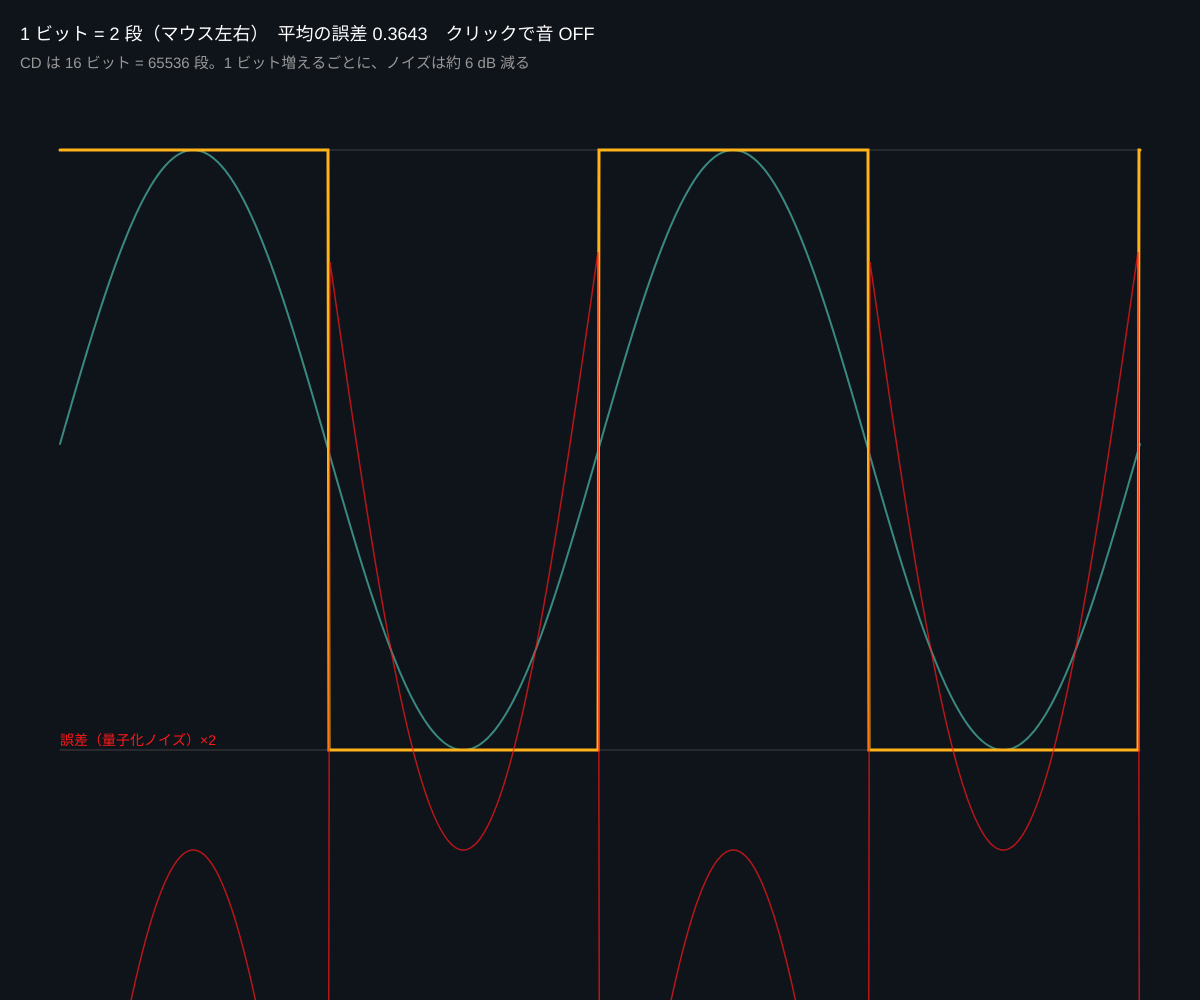
Frame 1 (no input)
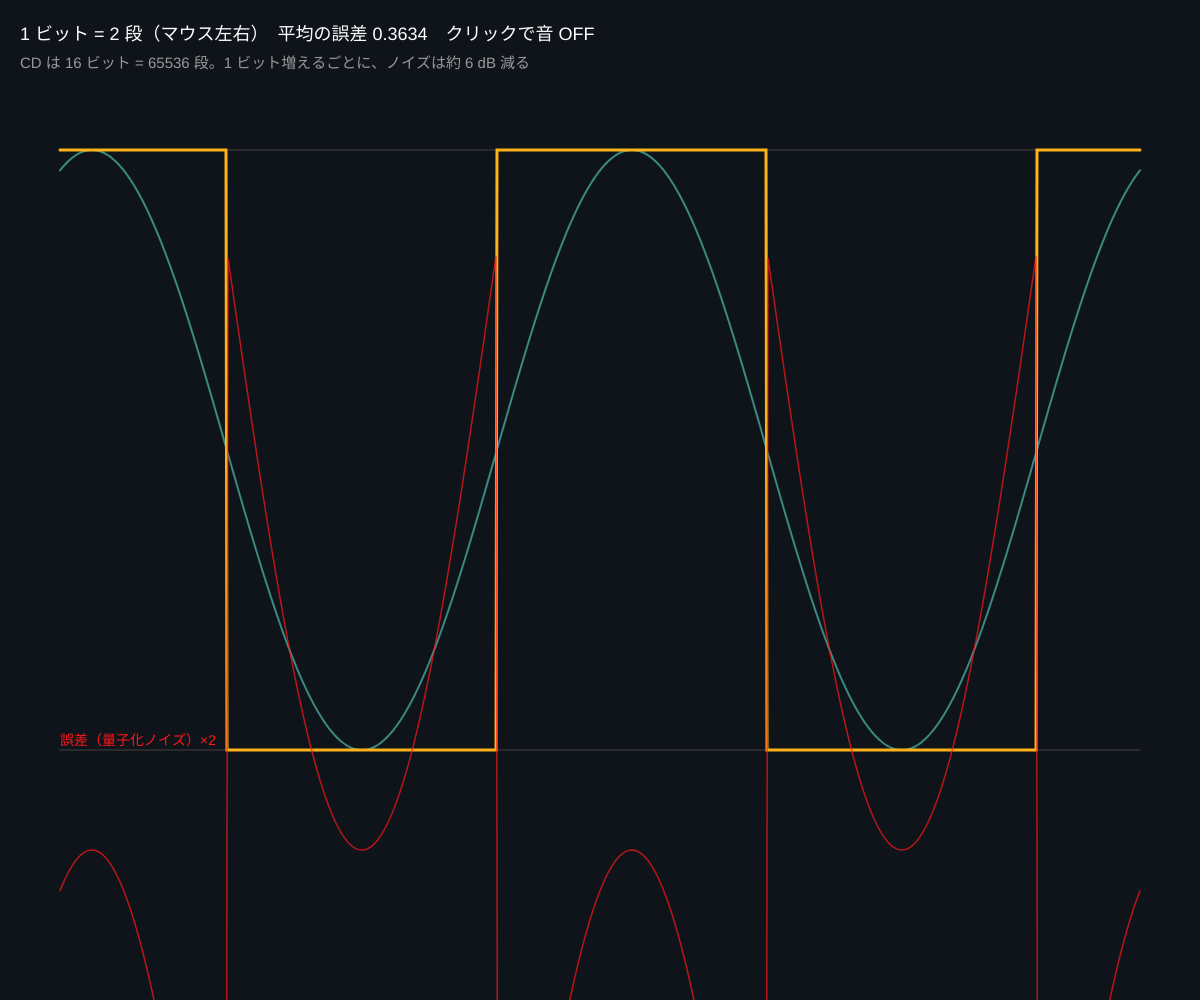
Frame 60 (no input)
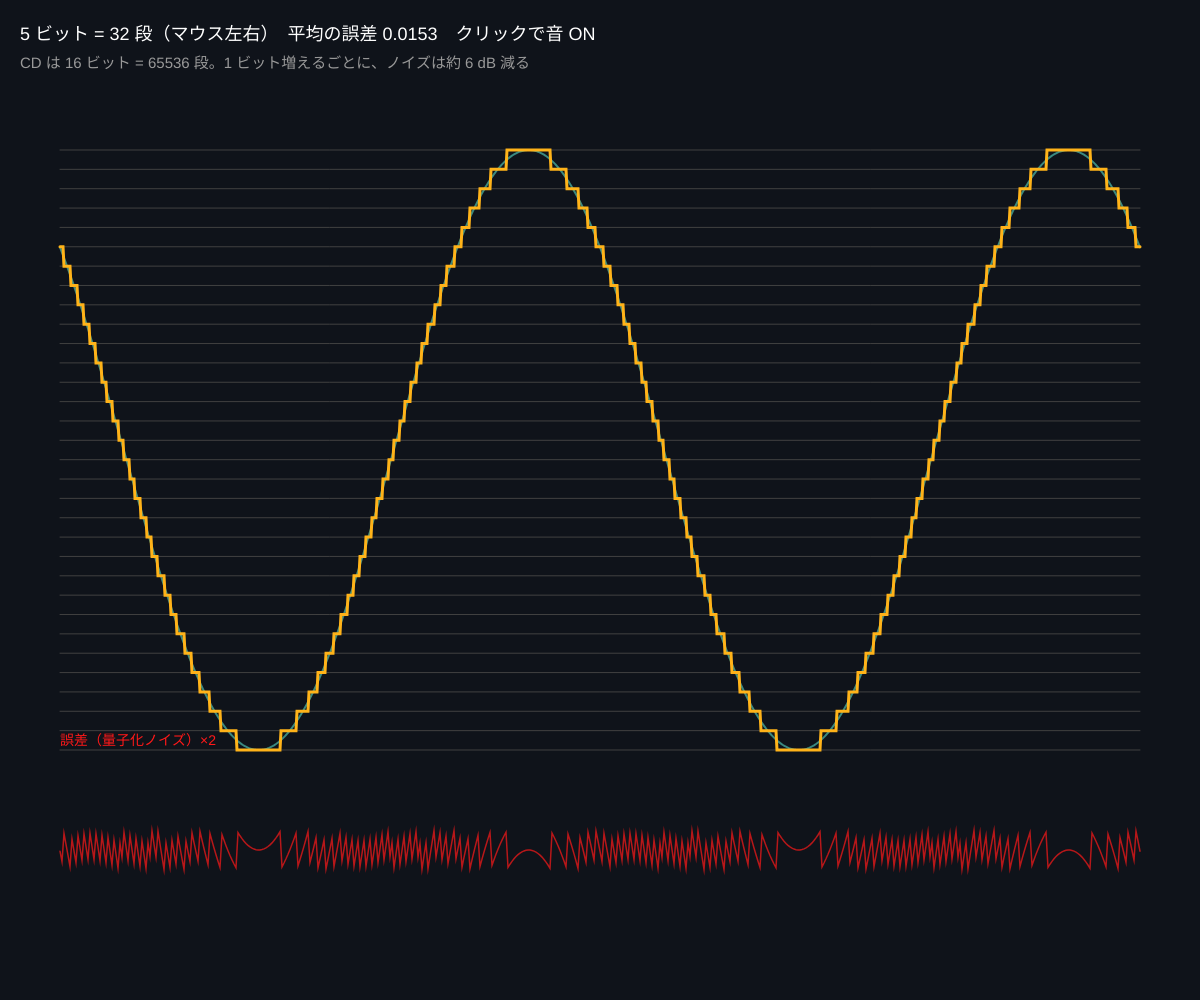
Frame 120 (the mouse pressed at the canvas centre since frame 60)

The p5.js sketch that drew these frames (run headless with seeded random() and noise() and a simulated clock; from frame 60 on, the mouse is pressed at the canvas centre):

// p5.js sketch
// ── sketch.js
// ============================================
// 04 量子化（値を「段」にする）
// サンプリングで時間を点にしたら、今度は値（高さ）も段にする＝量子化
// 段の数 = 2^ビット。ビットが少ないと、波がガタガタになり、ノイズが混ざる
// マウス左右 = ビット数（1〜8） / クリックで音を聞く
// ============================================

let bits = 4;
let phase = 0;

function setup() {
  createCanvas(windowWidth, windowHeight);
  colorMode(HSB, 360, 100, 100, 100);
}

// ★ 量子化：-1〜1 の値を、2^bits 段のどれかに丸める
function quantize(v, b) {
  let levels = pow(2, b);
  return round(((v + 1) / 2) * (levels - 1)) / (levels - 1) * 2 - 1;
}

function draw() {
  background(220, 40, 10);
  let newBits = floor(map(mouseX, 0, width, 1, 9, true));
  if (newBits !== bits) {
    bits = newBits;
    if (playing) playBuffer();
  }
  phase += 0.02;

  let left = 60, right = width - 60, mid = height * 0.45, h = height * 0.3;
  let levels = pow(2, bits);

  // 段の線
  stroke(0, 0, 25);
  strokeWeight(1);
  for (let i = 0; i < levels && levels <= 64; i++) {
    let y = mid - (i / (levels - 1) * 2 - 1) * h;
    line(left, y, right, y);
  }

  // 元の波
  noFill();
  stroke(170, 60, 100, 50);
  strokeWeight(2);
  beginShape();
  for (let x = left; x <= right; x++) {
    let t = (x - left) / (right - left);
    vertex(x, mid - sin(TWO_PI * 2 * t + phase) * h);
  }
  endShape();

  // 量子化した波
  stroke(40, 90, 100);
  strokeWeight(3);
  beginShape();
  let errSum = 0;
  for (let x = left; x <= right; x++) {
    let t = (x - left) / (right - left);
    let v = sin(TWO_PI * 2 * t + phase);
    let q = quantize(v, bits);
    errSum += abs(v - q);
    vertex(x, mid - q * h);
  }
  endShape();

  // 誤差（ノイズ）
  stroke(0, 90, 100, 70);
  strokeWeight(1.5);
  beginShape();
  for (let x = left; x <= right; x += 2) {
    let t = (x - left) / (right - left);
    let v = sin(TWO_PI * 2 * t + phase);
    vertex(x, height * 0.85 - (v - quantize(v, bits)) * h * 2);
  }
  endShape();
  noStroke();
  fill(0, 90, 100);
  textSize(14);
  text('誤差（量子化ノイズ）×2', left, height * 0.85 - h * 0.35);

  fill(0, 0, 100);
  textSize(18);
  text(bits + ' ビット = ' + levels + ' 段（マウス左右）　平均の誤差 ' + nf(errSum / (right - left), 1, 4) + '　クリックで音 ' + (playing ? 'ON' : 'OFF'), 20, 40);
  fill(0, 0, 60);
  textSize(15);
  text('CD は 16 ビット = 65536 段。1 ビット増えるごとに、ノイズは約 6 dB 減る', 20, 68);
}

function mousePressed() {
  startAudio();
  playing = !playing;
  if (playing) playBuffer();
  else stopBuffer();
}

// ---------- やってみよう ----------
// 1. 1 ビット（2段）の音を聞こう。ブザーみたいになる
// 2. 誤差のグラフを見ると、ビットが多いほど誤差が細かく・小さくなる
// 3. quantize を「切り捨て floor」にすると、波が片側にずれる（バイアス）


// ==================================================
// ここから下は「音を鳴らすための道具」（量子化した波を1秒ぶん作って、くり返し再生）
// ==================================================
let audioCtx, source, playing = false;

function startAudio() {
  if (!audioCtx) audioCtx = new AudioContext();
  audioCtx.resume();
}

function playBuffer() {
  stopBuffer();
  let sr = audioCtx.sampleRate;
  let buf = audioCtx.createBuffer(1, sr, sr);
  let data = buf.getChannelData(0);
  for (let i = 0; i < sr; i++) {
    data[i] = quantize(sin((TWO_PI * 330 * i) / sr), bits) * 0.3; // 330 Hz の正弦波を量子化
  }
  source = audioCtx.createBufferSource();
  source.buffer = buf;
  source.loop = true;
  source.connect(audioCtx.destination);
  source.start();
}

function stopBuffer() {
  if (source) {
    source.stop();
    source = null;
  }
}
